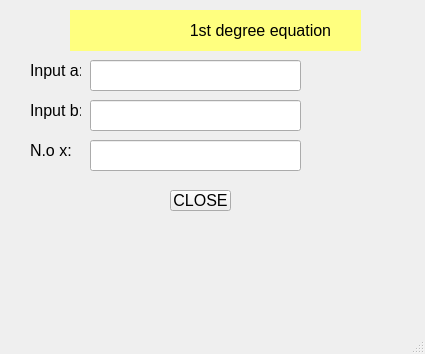
<?xml version="1.0" encoding="UTF-8"?>
<ui version="4.0">
 <class>MainWindow</class>
 <widget class="QMainWindow" name="MainWindow">
  <property name="geometry">
   <rect>
    <x>0</x>
    <y>0</y>
    <width>425</width>
    <height>354</height>
   </rect>
  </property>
  <property name="windowTitle">
   <string>MainWindow</string>
  </property>
  <widget class="QWidget" name="centralwidget">
   <widget class="QLabel" name="label">
    <property name="geometry">
     <rect>
      <x>70</x>
      <y>10</y>
      <width>291</width>
      <height>41</height>
     </rect>
    </property>
    <property name="font">
     <font>
      <pointsize>12</pointsize>
     </font>
    </property>
    <property name="styleSheet">
     <string notr="true">background-color: rgb(255, 255, 127);</string>
    </property>
    <property name="text">
     <string>                           1st degree equation</string>
    </property>
   </widget>
   <widget class="QLabel" name="label_2">
    <property name="geometry">
     <rect>
      <x>30</x>
      <y>60</y>
      <width>51</width>
      <height>21</height>
     </rect>
    </property>
    <property name="font">
     <font>
      <pointsize>12</pointsize>
     </font>
    </property>
    <property name="text">
     <string>Input a:</string>
    </property>
   </widget>
   <widget class="QLabel" name="label_3">
    <property name="geometry">
     <rect>
      <x>30</x>
      <y>100</y>
      <width>51</width>
      <height>21</height>
     </rect>
    </property>
    <property name="font">
     <font>
      <pointsize>12</pointsize>
     </font>
    </property>
    <property name="text">
     <string>Input b:</string>
    </property>
   </widget>
   <widget class="QLabel" name="label_4">
    <property name="geometry">
     <rect>
      <x>30</x>
      <y>140</y>
      <width>51</width>
      <height>21</height>
     </rect>
    </property>
    <property name="font">
     <font>
      <pointsize>12</pointsize>
     </font>
    </property>
    <property name="text">
     <string>N.o x:</string>
    </property>
   </widget>
   <widget class="QLineEdit" name="lineEditinputa">
    <property name="geometry">
     <rect>
      <x>90</x>
      <y>60</y>
      <width>211</width>
      <height>31</height>
     </rect>
    </property>
   </widget>
   <widget class="QLineEdit" name="lineEditinputb">
    <property name="geometry">
     <rect>
      <x>90</x>
      <y>100</y>
      <width>211</width>
      <height>31</height>
     </rect>
    </property>
   </widget>
   <widget class="QLineEdit" name="lineEditinputc">
    <property name="geometry">
     <rect>
      <x>90</x>
      <y>140</y>
      <width>211</width>
      <height>31</height>
     </rect>
    </property>
   </widget>
   <widget class="QPushButton" name="pushButtonclose">
    <property name="geometry">
     <rect>
      <x>170</x>
      <y>190</y>
      <width>61</width>
      <height>21</height>
     </rect>
    </property>
    <property name="font">
     <font>
      <pointsize>12</pointsize>
     </font>
    </property>
    <property name="text">
     <string>CLOSE</string>
    </property>
    <property name="icon">
     <iconset>
      <normaloff>../../../Downloads/1031533_cancel_close_cross_delete_remove_icon.png</normaloff>../../../Downloads/1031533_cancel_close_cross_delete_remove_icon.png</iconset>
    </property>
   </widget>
  </widget>
  <widget class="QMenuBar" name="menubar">
   <property name="geometry">
    <rect>
     <x>0</x>
     <y>0</y>
     <width>425</width>
     <height>18</height>
    </rect>
   </property>
  </widget>
  <widget class="QStatusBar" name="statusbar"/>
 </widget>
 <resources/>
 <connections>
  <connection>
   <sender>pushButtonclose</sender>
   <signal>clicked()</signal>
   <receiver>MainWindow</receiver>
   <slot>close()</slot>
   <hints>
    <hint type="sourcelabel">
     <x>200</x>
     <y>218</y>
    </hint>
    <hint type="destinationlabel">
     <x>212</x>
     <y>176</y>
    </hint>
   </hints>
  </connection>
 </connections>
</ui>
